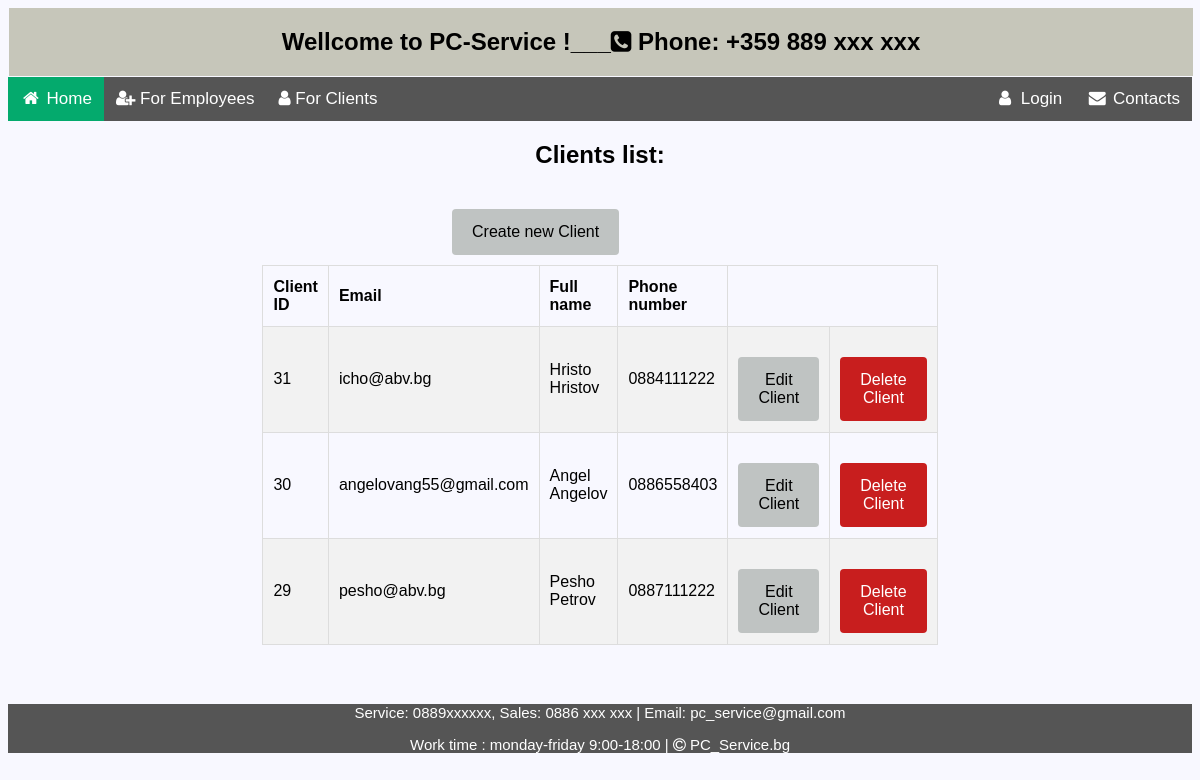
/clients/client-list/, run on an earlier commit of the app's database.
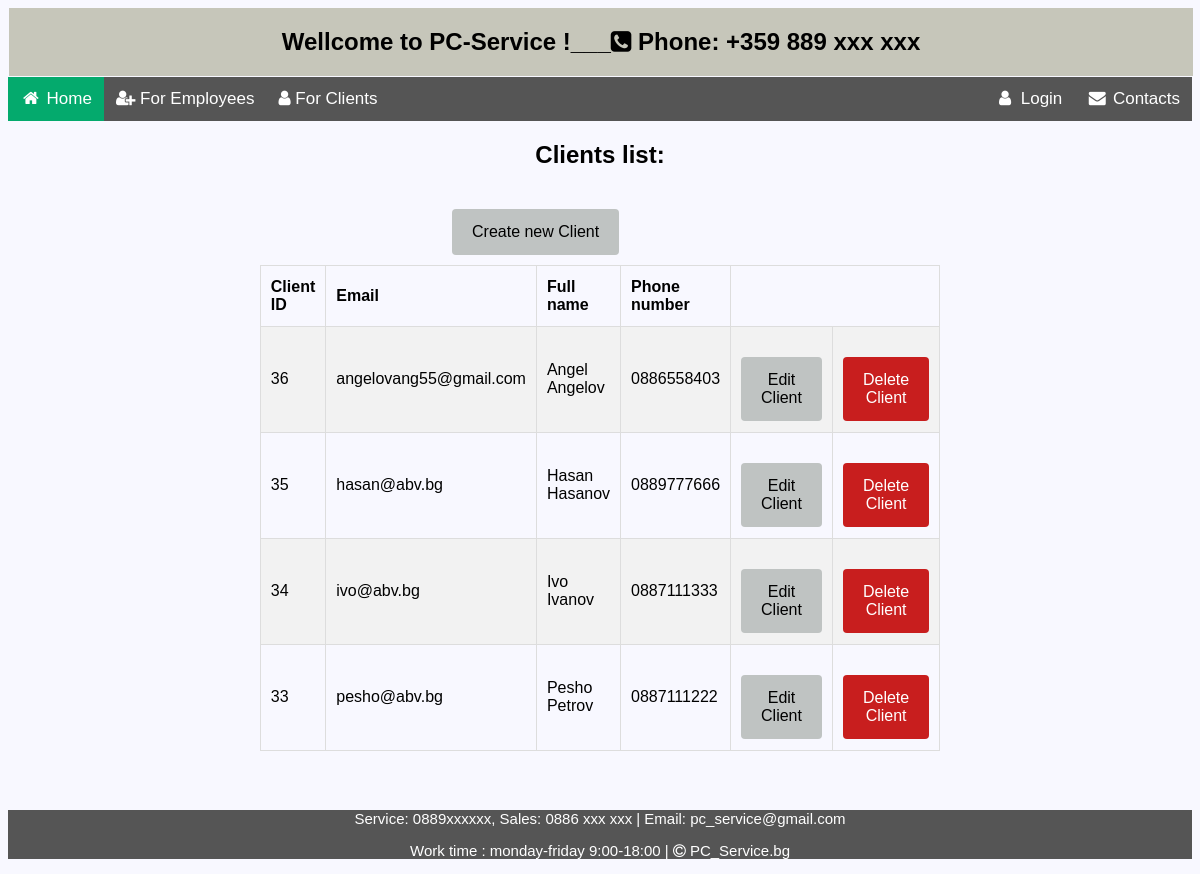
And on a later commit of the database.
### sm_system/clients/models.py (models this page shows)
class Client(models.Model):
    FIRST_NAME_MIN_LEN = 2
    FIRST_NAME_MAX_LEN = 30
    LAST_NAME_MIN_LEN = 2
    LAST_NAME_MAX_LEN = 30
    PHONE_MAX_LENGTH = 12
    PHONE_MIN_LENGTH = 9
    email = models.EmailField(
        unique=True,
        validators={validators.EmailValidator},
        blank=True,
        null=True
    )
    first_name = models.CharField(
        max_length=FIRST_NAME_MAX_LEN,
        validators=(
            validators.MinLengthValidator(FIRST_NAME_MIN_LEN),
            is_letter_validator,
            first_char_capital_validator,
        ),
        blank=False,
        null=False,
    )
    last_name = models.CharField(
        max_length=LAST_NAME_MAX_LEN,
        validators=(
            validators.MinLengthValidator(LAST_NAME_MIN_LEN),
            is_letter_validator,
            first_char_capital_validator,
        ),
        blank=False,
        null=False,
    )
    phone_number = models.CharField(
        max_length=PHONE_MAX_LENGTH,
        validators=(
            validators.MinLengthValidator(PHONE_MIN_LENGTH),
            phone_validator,
        ),
        blank=False,
        null=False,
    )
    def __str__(self):
        return f'{self.first_name} {self.last_name}'
    class Meta:
        ordering = ('-pk',)

### sm_system/clients/views.py (the view)
# urls.py: path('client-list/', ClientListView.as_view(), name='clients_list'),
class ClientListView(ListView):
    model = Client
    template_name = 'clients/clients_list.html'
    def get_queryset(self):
        return super().get_queryset()

### templates/clients/clients_list.html
{% extends 'home_page.html' %}
{% load static %}
{% block content %}
<div class="info div">
    <h2 class="headers"> Clients list:</h2>
    <div class="center">
        <a href="{% url 'create_client'%}" class="button ">Create new Client</a>
    </div>
    <table class="table">
        <tr >
            <th>Client ID</th>
            <th>Email</th>
            <th>Full name</th>
            <th>Phone number</th>
        </tr>
        {% for client in object_list %}
        <tr>
            <td>{{ client.id }}</td>
            <td >{{ client.email }}</td>
            <td>{{   client }}</td>
            <td>{{ client.phone_number }}</td>
            <td><a class="edit-button" href="{% url 'edit_client' pk=client.pk %}" >Edit Client</a></td>
            <td><a class="edit-button" style="background-color: #c81e1e; color:white" href="{% url 'delete_client' pk=client.pk %}" >Delete Client</a></td>
        </tr>
        {% empty %}
            <h2 class="center" >No records for Clients!</h2>
        {% endfor %}
    </table>
</div>
{% endblock %}

### templates/home_page.html (shortened to what this page needs)
{% load static %}
<!DOCTYPE html>
<html lang="en">
<head>
    <link rel="stylesheet" href="https://cdnjs.cloudflare.com/ajax/libs/font-awesome/4.7.0/css/font-awesome.min.css">
    <link rel="stylesheet" href="{% static 'css/main.css' %}">
    <link rel="stylesheet" href="{% static 'css/forms.css' %}">
</head>
<body>
    {% if not request.user.is_authenticated %}
    <div class="hello">
        <h2 >
            Wellcome to PC-Service !___<i class="fa fa-solid fa-phone-square"></i> Phone: +359 889 xxx xxx
        </h2>
    </div>
    {% endif %}
    <div >
        <div >
                {% include 'common/nav.html' %}
                {% block content %}
                {% endblock content %}
        </div>
    </div>
</body>
<footer class="footer" >
    <p>Service: 0889xxxxxx, Sales: 0886 xxx xxx | Email: pc_service@gmail.com</p>
    <p>Work time : monday-friday 9:00-18:00 | <i class="fa fa-solid fa-copyright"></i> PC_Service.bg</p>
</footer>
</html>

### templates/common/nav.html (shortened to what this page needs)
{% load static %}
<nav>
<div class="navbar">
    <a class="active" href="{% url 'home_page' %}"><i class="fa fa-fw fa-home"></i> Home</a>
    {% if not request.user.is_authenticated %}
        <a href="{% url 'login_user' %}"><i class="fa fa-solid fa-user-plus"></i> For Employees</a>
        <a href="{% url 'client_view' %}"><i class="fa fa-solid fa-user"></i> For Clients</a>
    {% endif %}
    <div >
        {% if not request.user.is_authenticated %}
            <a class="split" href="{% url 'login_user' %}"><i class="fa fa-fw fa-user "></i> Login</a>
        {% else %}
            <a class="split" href=""><i class="fa fa-fw fa-user-plus "></i> {{request.user.username}}</a>
            <a class="split" href="{% url 'logout_user' %}"><i class="fa fa-fw fa-user "></i> Logout</a>
        {% endif %}
        <a class="split" href="#"><i class="fa fa-fw fa-envelope"></i> Contacts</a>
    </div>
</div>
</nav>

### static/css/main.css (style rules this page uses)
body { font-family: Arial, Helvetica, sans-serif;background-color: ghostwhite }
.hello { width: 100%; background-color: #c6c6ba; overflow: auto; margin: 1px; text-align: center; }
.navbar { width: 100%; background-color: #555; overflow: auto; }
.navbar a { float: left; text-align: center; padding: 12px; color: white; text-decoration: none; font-size: 17px; }
.navbar div { float: right; background-color: #555555; color: white; }
.active { background-color: #04AA6D; }
.footer { position: unset; margin-top: 5%; left: 0; bottom: 0; width: 100%; height: 8%; background-color: #555; color: white; text-align: center; }
.footer p { font-size: 15px; }

### static/css/forms.css (style rules this page uses)
.headers { text-align: center; }
.center { display: block; margin-left: auto; margin-right: auto; width: 25%; }
.info div { display: block; margin-left: auto; margin-right: auto; width: 25%; }
.info input[type=submit], .info a { background-color: #04AA6D; color: white; padding: 14px 20px; margin-top: 20px; margin-left: auto; margin-right: auto; border: none; border-radius: 4px; cursor: pointer; }
.info a { text-decoration: none; background-color: #bfc3c2; color: black; text-align: center; }
.table { border-collapse: collapse; border-spacing: 0; width: 50%; border: 1px solid #ddd; margin: auto; }
.table th, td { border: 1px solid #dddddd; text-align: left; padding: 10px; height: 40px; }
.table tr:nth-child(even) { background-color: #f2f2f2; }
.button { background-color: #bfc3c2; border: none; color: black; padding: 10px 10px; text-align: center; text-decoration: none; display: inline-block ; margin: 10px 30%; cursor: pointer; border-radius: 10px; }
.edit-button { background-color: #bfc3c2; border: none; color: black; padding: 1px 1px; text-decoration: none; display: inline-block ; margin: 1px 1px; cursor: pointer; border-radius: 2px; }

What changed in the data, as far as the page shows it:
removed Client: id "31", email "icho@abv.bg", first_name+last_name "Hristo Hristov", phone_number "0884111222"
removed Client: id "30", email "angelovang55@gmail.com", first_name+last_name "Angel Angelov", phone_number "0886558403"
removed Client: id "29", email "pesho@abv.bg", first_name+last_name "Pesho Petrov", phone_number "0887111222"
added Client: id "36", email "angelovang55@gmail.com", first_name+last_name "Angel Angelov", phone_number "0886558403"
added Client: id "35", email "hasan@abv.bg", first_name+last_name "Hasan Hasanov", phone_number "0889777666"
added Client: id "34", email "ivo@abv.bg", first_name+last_name "Ivo Ivanov", phone_number "0887111333"
added Client: id "33", email "pesho@abv.bg", first_name+last_name "Pesho Petrov", phone_number "0887111222"
